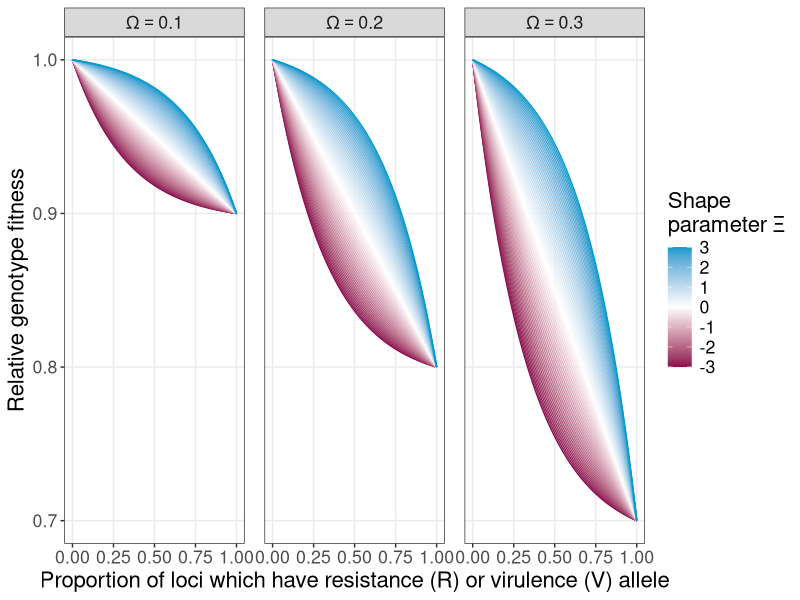
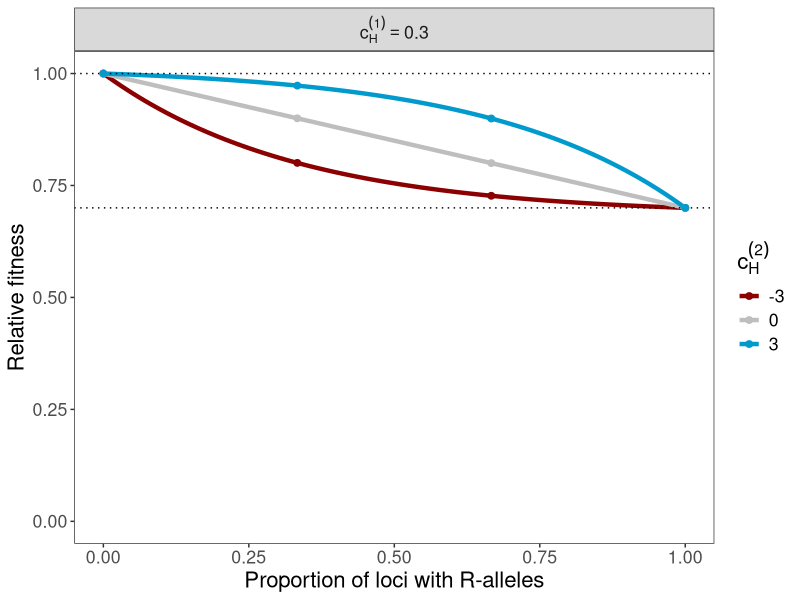
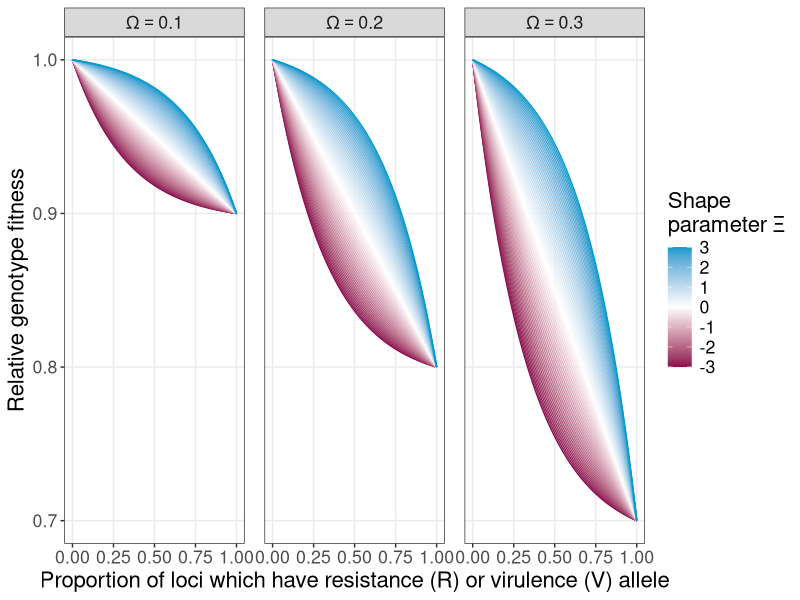
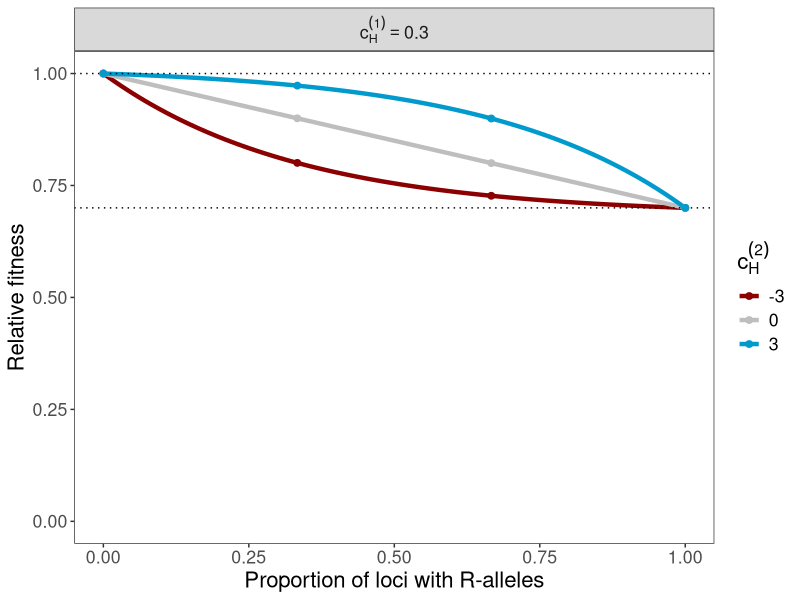

The R script that drew these images, in order:
# Hanna Maerkle
# Plot to visualise genotype cost functions from Ashby and Boots 2017

require("tidyverse")

# Note function will only work if the vectors of all input variables have equal length

genotype_cost_shape <- function(cx1,cx2,grange){
  if(any(grange > 1)|any(grange < 0)) {stop("Range can only take values between 0 and 1")}
  cost <- 1-cx1*(1-exp(cx2*grange))/(1-exp(cx2))
  return(cost)
}

# Function for linear costs
genotype_cost_lin <- function(cx1,grange){
  cost <- 1 - cx1*grange
  return(cost)
}

# General function
genotype_cost <- function(cx1,cx2,grange){
  out <- numeric()
  noz <- which(cx2!=0)
  
  out[noz] <- genotype_cost_shape(cx1[noz],cx2[noz],grange[noz])
  out[-noz] <- genotype_cost_lin(cx1[-noz],grange[-noz])
  return(out)
}

# Defining cs1 and cs2
cs1 <- seq(0.1,0.3,by=0.1)
cs2 <- seq(-3,3,by=0.1)
grange <- seq(0,1,by=0.01)

dat <- expand.grid(cs1=cs1,cs2=cs2,grange=grange)

dat <- dat %>% 
  mutate(cost=genotype_cost(cs1,cs2,grange))

cx_names <- paste0("Omega==",cs1)
cx_names <- setNames(cx_names,as.character(cs1))


tplt <-ggplot(dat,aes(grange,cost,group=cs2)) + 
  facet_wrap(vars(cs1), labeller = labeller(cs1  = as_labeller(cx_names,  label_parsed))) 

tplt <- tplt + geom_line(aes(color=cs2)) + 
  theme_bw() + 
  theme(text = element_text(size=16), panel.grid.minor = element_blank()) +
  scale_color_gradient2(low = "deeppink4", mid = "white",
                        high = "deepskyblue3", name=expression(paste("Shape\nparameter ", Xi))) + 
  ylab("Relative genotype fitness") + 
  xlab("Proportion of loci which have resistance (R) or virulence (V) allele") + 
  theme(panel.spacing.x = unit(0.5, "cm")) 

tplt

pdf("Suppl1_fitness_functions.pdf",width=10, height = 3)
  print(tplt)
dev.off()


# The simple version

# Defining cs1 and cs2
cs1_simple <- 0.3 #seq(0.2,0.3,by=0.1)
cs2_simple <- seq(-3,3,by=3)
grange <- seq(0,1,by=0.01)

dat_simple <- expand.grid(cs1_simple=cs1_simple,cs2_simple=cs2_simple,grange=grange)

dat_simple <- dat_simple %>% 
  mutate(cost=genotype_cost(cs1_simple,cs2_simple,grange))

cx_names <- paste0("c[H]^(1)==",cs1_simple)
cx_names <- setNames(cx_names,as.character(cs1_simple))



intercept_dat <- data.frame(cs1_simple=unique(dat_simple[["cs1_simple"]])) %>%
  mutate(value=1-cs1_simple)

illranges <- seq(0,1,by=1/3)

illudat <- expand.grid(cs1_simple=cs1_simple,cs2_simple=cs2_simple,illranges=illranges) %>%
  mutate(cost=genotype_cost(cs1_simple,cs2_simple,illranges))

  
  
tplt_simple <-ggplot(dat_simple,aes(grange,cost,group=cs2_simple)) + 
  facet_wrap(vars(cs1_simple), labeller = labeller(cs1_simple  = as_labeller(cx_names,  label_parsed))) 

tplt_simple <- tplt_simple + 
  geom_line(aes(color=factor(cs2_simple)),linewidth=1.5) + 
  theme_bw() + 
  theme(panel.grid=element_blank(),text = element_text(size=16))

tplt_simple <- tplt_simple + 
  scale_color_manual(values=c("darkred","grey","deepskyblue3"), name=parse(text="c[H]^(2)")) + 
  ylab("Relative fitness") + 
  #ylab(expression(paste("Relative fitness (1-"~c[S],")"))) + 
  #xlab("Resistance range\n(# resistance alleles/# resistance loci)") 
  #xlab(expression(paste("Resistance range: ", frac(foo, bar))))
  xlab("Proportion of loci with R-alleles") + 
  geom_hline(data=intercept_dat,aes(yintercept = value),linetype=3) +
  geom_hline(yintercept = 1,linetype=3) +
  ylim(0,1) +
  geom_point(data=illudat,aes(illranges,cost,group=cs2_simple,color=factor(cs2_simple)),size=2)

  
tplt_simple

pdf("Genotype_fitness_cost_AshbyBoots2017_simple.pdf",height=4,width=6)
print(tplt_simple)
dev.off()


